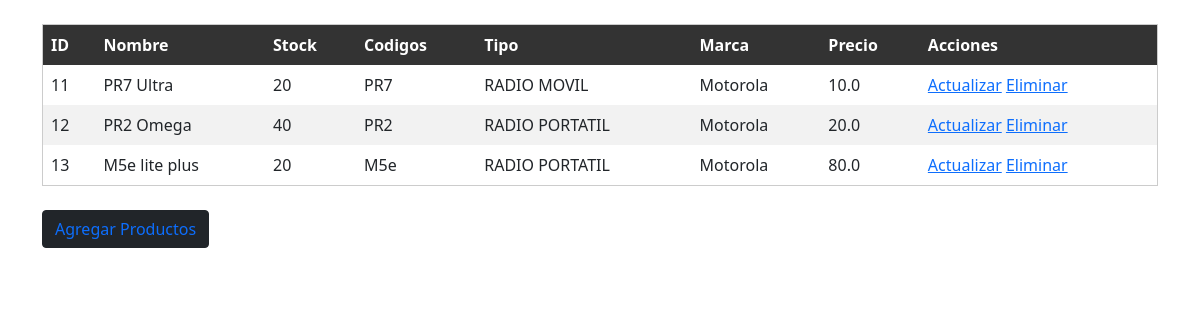
/AdminProductList (signed in), run on the app's committed database.
### Core/models.py (models this page shows, shortened)
class Producto(models.Model):
    TipoProd= [
        ("RADIO MOVIL","Movil"),
        ("RADIO PORTATIL","Portatil"),
        ("RADIO APX","APX")
    ]
    CodigosProd= [
        ("PR7","R7"),
        ("PR2","R2"),
        ("PR5","DEP550"),
        ('PR3', 'EP350'),
        ('M8e', '8500e'),
        ('M5e', '5000e'),
        ('M8', 'DGM8000'),
        ('M5', 'DEM500'),
        ('APX0', 'APX'),
        ('APX2', 'APX'),
        ('APX1', 'APX'),
    ]
    ProductID = models.AutoField(primary_key=True, verbose_name='ProductID')
    Creado_por = models.ForeignKey(
        settings.AUTH_USER_MODEL,
        on_delete=models.CASCADE,
    )
    Nombre = models.CharField(verbose_name="Nombre del producto", max_length=60)
    Cantidad = models.SmallIntegerField(verbose_name="Cantidad de producto", validators=[MinValueValidator(1)])
    Codigos= models.ForeignKey(
        CodigosProductos,
        to_field='ProductoCodigo',
        related_name='ProductCodigo',
        on_delete=models.CASCADE,
    )
    Tipo = models.ForeignKey(
        TipoProductos,
        to_field='TipoProducto',
        related_name='ProductTipo',
        on_delete=models.CASCADE,
    )
    Marca = models.CharField(verbose_name="Marca del producto", max_length=60)
    Imagen = models.ImageField(null=True, blank=True, upload_to="imagenes/")
    Precio = models.FloatField(verbose_name='Precio', null=False)
    Creado_el = models.DateTimeField(verbose_name='Fecha de creacion', auto_now_add=True)
    Modificado_el = models.DateTimeField(verbose_name='Fecha de Modificacion', auto_now_add=True)

### Core/views.py (the view)
# urls.py: path('AdminProductList', views.VerProduct, name='AdminProductList'),
def VerProduct(request):
    Item = Producto.objects.all().values()
    template_name = 'productosTest.html'
    contexto = {
        'Object': Item,
    }
    return render(request, template_name, contexto)

### Core/templates/productosTest.html (shortened to what this page needs)
{% load static %}
<!DOCTYPE html>
<html lang="en">
<head>
    <link rel="stylesheet" href="{% static 'style.css' %}">
    <link href="https://cdn.jsdelivr.net/npm/bootstrap@5.0.2/dist/css/bootstrap.min.css" rel="stylesheet">
</head>
<body>
{% if user.is_authenticated %}
{% if user.userType == 'ADMINISTRADOR' %}
  <div class="container mt-4">
    <table>
      <thead>
        <tr>
          <th>ID</th>
          <th>Nombre</th>
          <th>Stock</th>
          <th>Codigos</th>
          <th>Tipo</th>
          <th>Marca</th>
          <th>Precio</th>
          <th>Acciones</th>
        </tr>
      </thead>
      <tbody>
        {% for A in Object %}
          <tr>
            <td>{{ A.ProductID }}</td>
            <td>{{ A.Nombre }}</td>
            <td>{{ A.Cantidad }}</td>
            <td>{{ A.Codigos_id }}</td>
            <td>{{ A.Tipo_id }}</td>
            <td>{{ A.Marca }}</td>
            <td>{{ A.Precio }}</td>
            <td>
              <a href="{% url 'ActulizarProduct' A.ProductID %}">Actualizar</a>
              <a href="{% url 'EliminarProduct' A.ProductID %}">Eliminar</a>
            </td>
          </tr>
        {% endfor %}
      </tbody>
    </table>
    <br><button class="btn btn-dark"><a style="text-decoration: none;" href="{% url 'CrearProduct' %}">Agregar Productos</a></button>
  </div>
{%else%}
<h1>Usted no esta permitido aqui</h1>
{% endif %}
{%else%}
<h1>Usted no esta permitido aqui</h1>
{% endif %}
</body>
</html>

### static/style.css (style rules this page uses)
table { width: 100%; border-collapse: collapse; border: 1px solid #ccc; }
th, td { padding: 8px; text-align: left; }
th { background-color: #333; color: #fff; }
tr:nth-child(even) { background-color: #f2f2f2; }
a { text-decoration: none; color: #007BFF; }

### data on the page
Producto: ProductID "11", Nombre "PR7 Ultra", Cantidad "20", Codigos_id "PR7", Tipo_id "RADIO MOVIL", Marca "Motorola", Precio "10.0"
Producto: ProductID "12", Nombre "PR2 Omega", Cantidad "40", Codigos_id "PR2", Tipo_id "RADIO PORTATIL", Marca "Motorola", Precio "20.0"
Producto: ProductID "13", Nombre "M5e lite plus", Cantidad "20", Codigos_id "M5e", Tipo_id "RADIO PORTATIL", Marca "Motorola", Precio "80.0"
